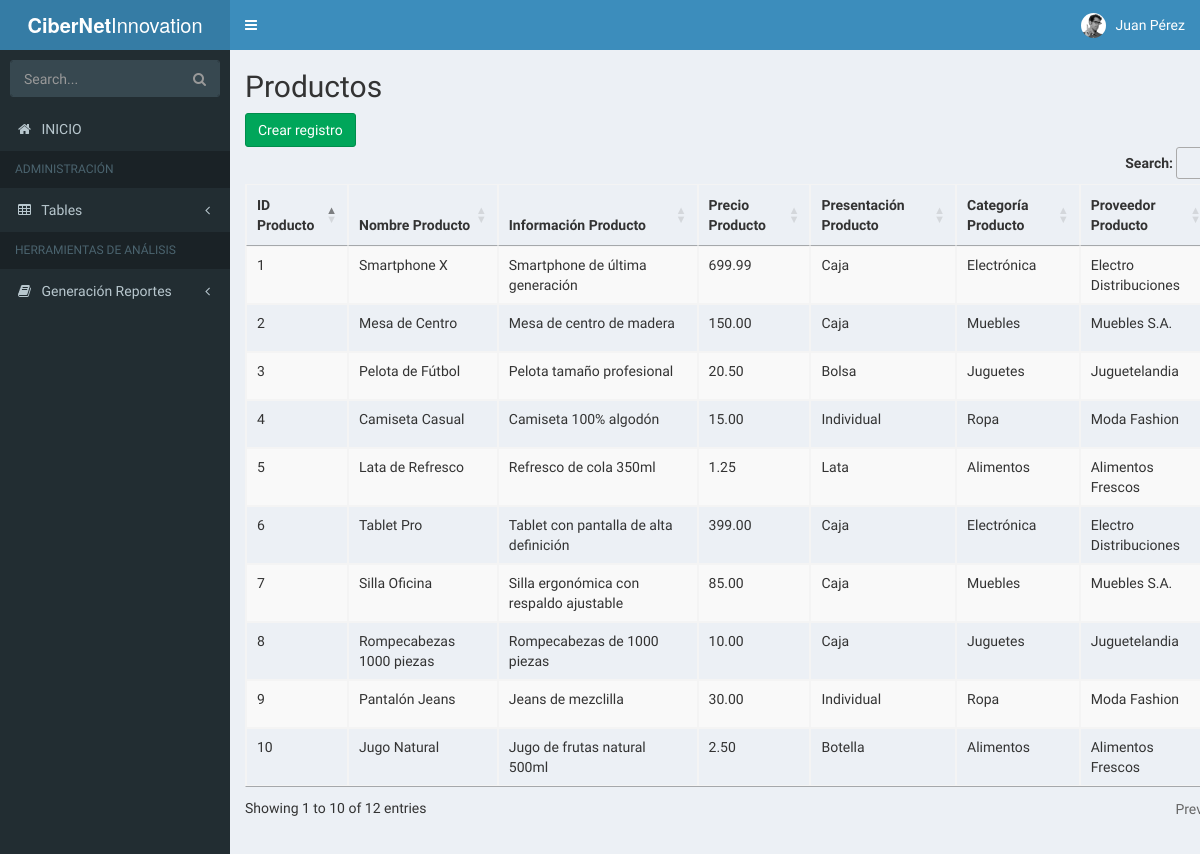
The app's page /CiberNet Innovation/app/views/pages/product.php (signed in) with its own data.
### tables this page shows
CREATE TABLE `product` (
  `ProductID` int NOT NULL AUTO_INCREMENT,
  `productName` varchar(100) NOT NULL,
  `productInfo` text,
  `productPrice` decimal(10,2) NOT NULL,
  `productPresentation` varchar(100) NOT NULL,
  `CategoryID` int DEFAULT NULL,
  `SupplierID` int DEFAULT NULL,
  PRIMARY KEY (`ProductID`),
  KEY `CategoryID` (`CategoryID`),
  KEY `SupplierID` (`SupplierID`),
  CONSTRAINT `product_ibfk_1` FOREIGN KEY (`CategoryID`) REFERENCES `category` (`CategoryID`),
  CONSTRAINT `product_ibfk_2` FOREIGN KEY (`SupplierID`) REFERENCES `supplier` (`SupplierID`)
);

CREATE TABLE `category` (
  `CategoryID` int NOT NULL AUTO_INCREMENT,
  `categoryName` varchar(100) NOT NULL,
  `categoryInfo` text,
  PRIMARY KEY (`CategoryID`)
);

CREATE TABLE `supplier` (
  `SupplierID` int NOT NULL AUTO_INCREMENT,
  `supplierName` varchar(100) NOT NULL,
  `supplierPhone` varchar(20) DEFAULT NULL,
  `supplierAddress` text,
  PRIMARY KEY (`SupplierID`)
);

### CiberNet Innovation/app/controllers/ProductController.php (called while the page is built, shortened)
<?php
require_once(dirname(__FILE__) . "/../../core/database.php");
require_once(dirname(__FILE__) . "/../models/ProductModel.php");
class ProductController{
    private $product;
    public function __construct()
    {
        $database = new Database();
        $this->db = $database->getConnection();
        $this->product = new ProductModel($this->db);
    }
    public function index()
    {
        $result = $this->product->getProducts();
        $products = $result->fetchAll(PDO::FETCH_ASSOC);
        include(dirname(__FILE__) . '/../views/product/productList.php');
    }
}

### CiberNet Innovation/app/views/pages/product.php (called while the page is built, shortened)
<?php
require_once __DIR__ . '/../../../app/controllers/ProductController.php';
$action = isset($_GET['action']) ? $_GET['action'] : '';
$controller = new ProductController();
switch ($action) {
    default:
        $controller->index();
        break;
}

### CiberNet Innovation/core/database.php (called while the page is built, shortened)
<?php
class Database
{
    public function getConnection()
    {
        $this->conn = null;
        try {
            $this->conn = new PDO(
                "mysql:host=" . Config::HOST . ";dbname=" . Config::DATABASE,
                Config::USER,
                Config::PASSWORD
            );
            $this->conn->exec("set names utf8");
        } catch (PDOException $ex) {
            echo "Connection error: " . $ex->getMessage();
            die();
        }
        return $this->conn;
    }
}

### CiberNet Innovation/app/models/ProductModel.php (called while the page is built, shortened)
<?php
    class ProductModel{
        private $conn;
        public function __construct($db)
        {
            $this->conn = $db;
        }
        public function getProducts()
        {
            $query = "CALL sp_SelectProducts();";
            $result = $this->conn->prepare($query);
            $result->execute();
            return $result;
        }
    }
?>

### CiberNet Innovation/app/views/product/productList.php (the view, shortened to what this page needs)
<?php include '../templates/header.php'; ?>
<div class="container">
    <div class="card mt-5 p-4">
        <h2 class="mb-4">Productos</h2>
        <div class="d-flex justify-content-between mb-3">
            <a href="?pages=product&action=create" class="btn btn-success">Crear registro</a>
        </div>
        <div class="table-responsive">
            <table id="exportTable" class="table table-striped table-bordered">
                <thead class="table-dark">
                    <tr>
                        <th scope="col">ID Producto</th>
                        <th scope="col">Nombre Producto</th>
                        <th scope="col">Información Producto</th>
                        <th scope="col">Precio Producto</th>
                        <th scope="col">Presentación Producto</th>
                        <th scope="col">Categoría Producto</th>
                        <th scope="col">Proveedor Producto</th>
                    </tr>
                </thead>
                <tbody>
                    <?php foreach ($products as $product) : ?>
                        <tr>
                            <td><?= htmlspecialchars($product['ProductID']); ?></td>
                            <td><?= htmlspecialchars($product['productName']); ?></td>
                            <td><?= htmlspecialchars($product['productInfo']); ?></td>
                            <td><?= htmlspecialchars($product['productPrice']); ?></td>
                            <td><?= htmlspecialchars($product['productPresentation']); ?></td>
                            <td><?= htmlspecialchars($product['categoryName']); ?></td>
                            <td><?= htmlspecialchars($product['supplierName']); ?></td>
                        </tr>
                    <?php endforeach; ?>
                </tbody>
            </table>
        </div>
    </div>
</div>
<?php include '../templates/footer.php'; ?>

### records on screen
product: ProductID "1", productName "Smartphone X", productInfo "Smartphone de última generación", productPrice "699.99", productPresentation "Caja", CategoryID.categoryName "Electrónica", SupplierID.supplierName "Electro Distribuciones"
product: ProductID "2", productName "Mesa de Centro", productInfo "Mesa de centro de madera", productPrice "150.00", productPresentation "Caja", CategoryID.categoryName "Muebles", SupplierID.supplierName "Muebles S.A."
product: ProductID "3", productName "Pelota de Fútbol", productInfo "Pelota tamaño profesional", productPrice "20.50", productPresentation "Bolsa", CategoryID.categoryName "Juguetes", SupplierID.supplierName "Juguetelandia"
product: ProductID "4", productName "Camiseta Casual", productInfo "Camiseta 100% algodón", productPrice "15.00", productPresentation "Individual", CategoryID.categoryName "Ropa", SupplierID.supplierName "Moda Fashion"
product: ProductID "5", productName "Lata de Refresco", productInfo "Refresco de cola 350ml", productPrice "1.25", productPresentation "Lata", CategoryID.categoryName "Alimentos", SupplierID.supplierName "Alimentos Frescos"
product: ProductID "6", productName "Tablet Pro", productInfo "Tablet con pantalla de alta definición", productPrice "399.00", productPresentation "Caja", CategoryID.categoryName "Electrónica", SupplierID.supplierName "Electro Distribuciones"
product: ProductID "7", productName "Silla Oficina", productInfo "Silla ergonómica con respaldo ajustable", productPrice "85.00", productPresentation "Caja", CategoryID.categoryName "Muebles", SupplierID.supplierName "Muebles S.A."
product: ProductID "8", productName "Rompecabezas 1000 piezas", productInfo "Rompecabezas de 1000 piezas", productPrice "10.00", productPresentation "Caja", CategoryID.categoryName "Juguetes", SupplierID.supplierName "Juguetelandia"
product: ProductID "9", productName "Pantalón Jeans", productInfo "Jeans de mezclilla", productPrice "30.00", productPresentation "Individual", CategoryID.categoryName "Ropa", SupplierID.supplierName "Moda Fashion"
product: ProductID "10", productName "Jugo Natural", productInfo "Jugo de frutas natural 500ml", productPrice "2.50", productPresentation "Botella", CategoryID.categoryName "Alimentos", SupplierID.supplierName "Alimentos Frescos"

### other values on screen
$_SESSION["userName"] "Juan Pérez"
